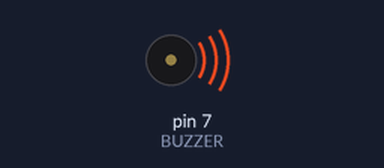
Simulated run of this sketch. Board: Arduino Uno, built with avr-gcc and run on an emulated ATmega328P. Shown: buzzer (waves = sounding, pin HIGH).

Above: at 0.5 s.
Timing chart, 0 to 4.6 s (numbered marks = the images above):
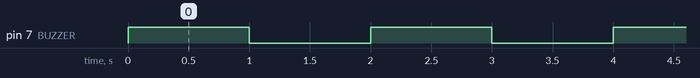

The sketch:

4.BUZZER.ino
```cpp
int BUZZER=7;  // Digital input
void setup ()

{
  pinMode (BUZZER, OUTPUT);
}

void loop ()
{
  digitalWrite (BUZZER, HIGH);
  delay(1000);
  digitalWrite (BUZZER, LOW);
  delay(1000);
}
```

Measured:
- by itself, pin 7 (BUZZER): alternates HIGH for 1.0 s and LOW for 1.0 s
